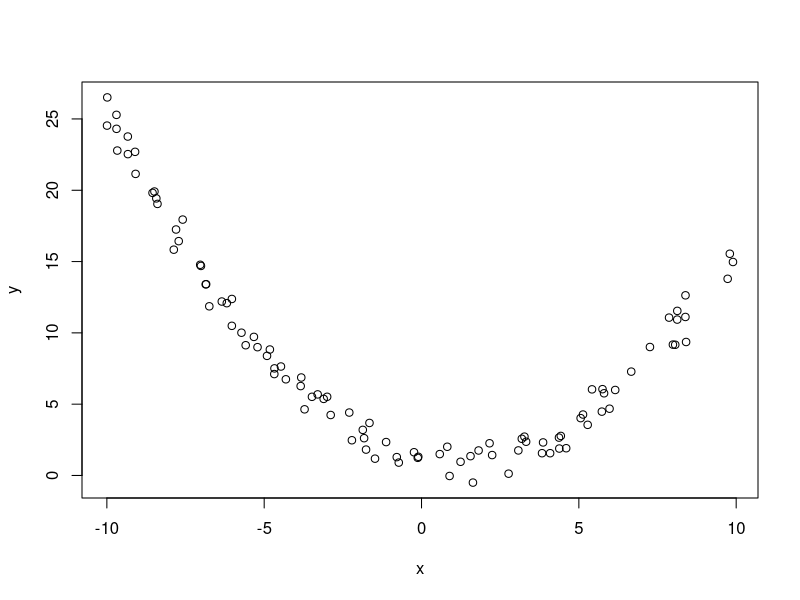
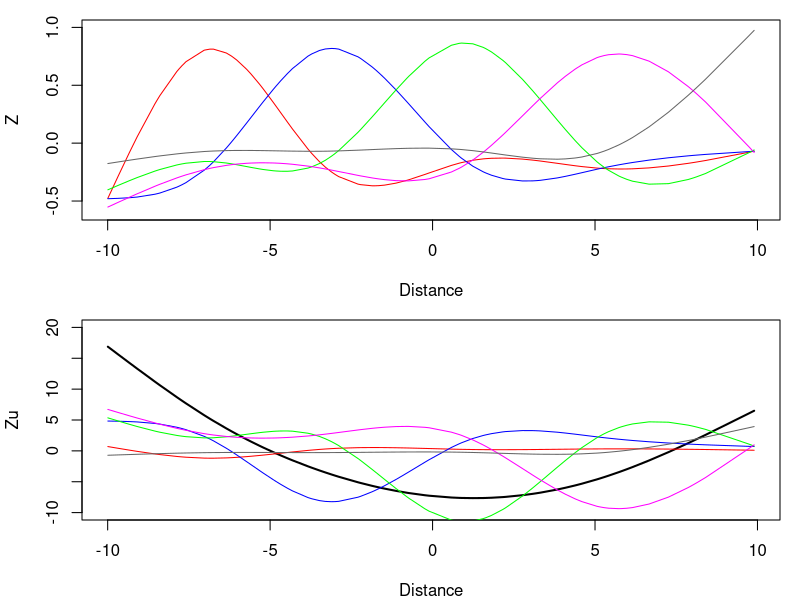

These charts were generated, in order, by the following R code:
#Example plot of basis functions

library(mgcv)
library(tidyverse)

N <- 100
dat <- data.frame(x=runif(N,-10,10)) %>% 
  mutate(y=1-0.5*x+0.2*x^2+rnorm(N)) %>% 
  arrange(x)

plot(y~x,data=dat)

m1 <- gam(y~s(x,k=6,bs = 'cr'),data=dat)

par(mfrow=c(2,1),mar=c(4,4.1, 1, 1))
plot(dat$x,model.matrix(m1)[,2],col='red',type='l',ylim=c(-0.6,1),xlab='Distance',ylab='Z')
lines(dat$x,model.matrix(m1)[,3],col='blue')
lines(dat$x,model.matrix(m1)[,4],col='green')
lines(dat$x,model.matrix(m1)[,5],col='magenta')
lines(dat$x,model.matrix(m1)[,6],col='grey40')

plot(dat$x,model.matrix(m1)[,c(2:6)]%*%coef(m1)[2:6],type='l',lwd=2,ylim=c(-10,20),
     xlab='Distance',ylab='Zu')
lines(dat$x,model.matrix(m1)[,2]*coef(m1)[2],col='red')
lines(dat$x,model.matrix(m1)[,3]*coef(m1)[3],col='blue')
lines(dat$x,model.matrix(m1)[,4]*coef(m1)[4],col='green')
lines(dat$x,model.matrix(m1)[,5]*coef(m1)[5],col='magenta')
lines(dat$x,model.matrix(m1)[,6]*coef(m1)[6],col='grey40')


m1$smooth[[1]]

Z <- m1$smooth[[1]]$UZ
